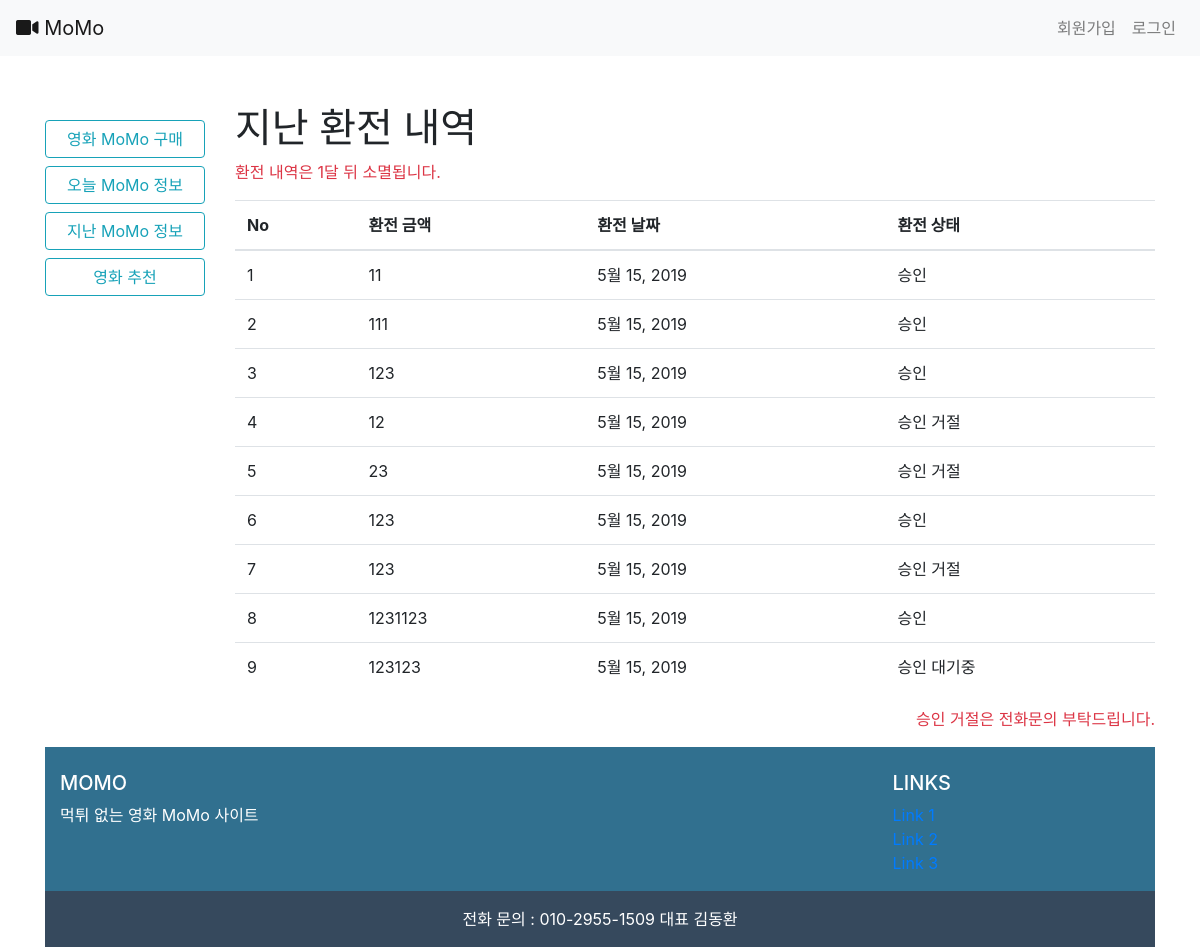
The page /accounts/exchange/2/ on the database its author committed.
### accounts/models.py (models this page shows, shortened)
class Money(models.Model):
    user = models.ForeignKey(settings.AUTH_USER_MODEL, on_delete = models.CASCADE)
    money = models.PositiveIntegerField(blank=False)
    status = models.TextField()
    date = models.DateField()
    check_date = models.DateField(null=True)

### accounts/views.py (the view)
# urls.py: path('exchange/<int:user_id>/', views.exchange, name='exchange'),
def exchange(request,user_id):
    user = get_object_or_404(get_user_model(), pk=user_id)
    money = Money.objects.filter(user=user).exclude(status='충전')
    context={
        'money':money
    }
    return render(request, 'accounts/exchange.html', context)

### accounts/templates/accounts/exchange.html (shortened to what this page needs)
{% extends 'base.html' %}
{% block body %}
<h1>지난 환전 내역</h1>
<p class="text-danger">환전 내역은 1달 뒤 소멸됩니다.</p>
<table class="table">
  <thead>
    <tr>
      <th scope="col">No</th>
      <th scope="col">환전 금액</th>
      <th scope="col">환전 날짜</th>
      <th scope="col">환전 상태</th>
    </tr>
  </thead>
  <tbody>
      {% for i in money %}
    <tr>
      <td scope="row"></td>
      <td>{{ i.money }}</td>
      <td>{{ i.date }}</td>
      <td>{{ i.status }}</td>
    </tr>
    {% endfor %}
  </tbody>
</table>
<p class="text-right text-danger">승인 거절은 전화문의 부탁드립니다.</p>
{% endblock %}

### accounts/templates/accounts/exchange.html (style rules this page uses)
table { counter-reset: rowNumber-1; }
table tr { counter-increment: rowNumber; }
table tr td:first-child::before { content: counter(rowNumber); min-width: 1em; margin-right: 0.5em; }

### rows shown on the page
Money: money "11", date "5월 15, 2019", status "승인"
Money: money "111", date "5월 15, 2019", status "승인"
Money: money "123", date "5월 15, 2019", status "승인"
Money: money "12", date "5월 15, 2019", status "승인 거절"
Money: money "23", date "5월 15, 2019", status "승인 거절"
Money: money "123", date "5월 15, 2019", status "승인"
Money: money "123", date "5월 15, 2019", status "승인 거절"
Money: money "1231123", date "5월 15, 2019", status "승인"
Money: money "123123", date "5월 15, 2019", status "승인 대기중"
